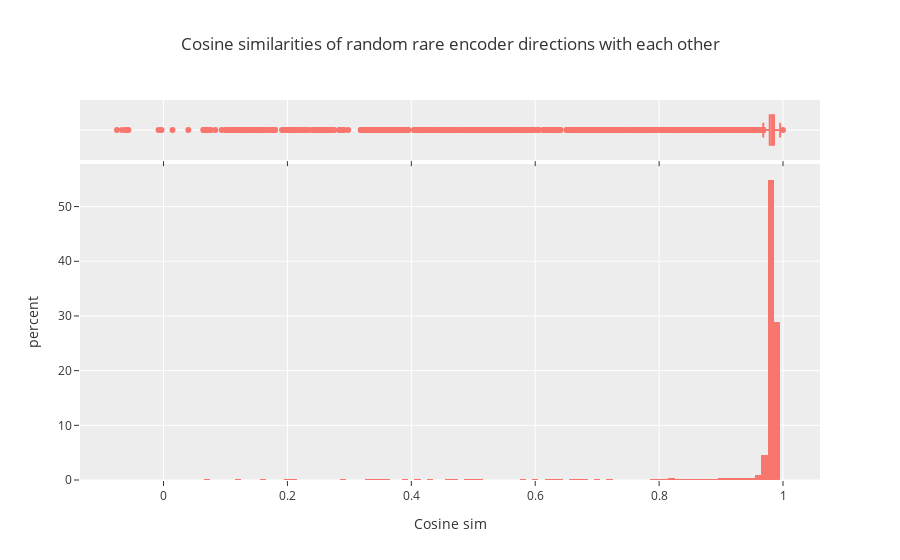

Notebook cell for this chart:
### Code cell
# Get all the rare features
is_rare = feature_probability[0] < 1e-4
rare_encoder_directions = autoencoder.W_enc[0, :, is_rare]
rare_encoder_directions_normalized = rare_encoder_directions / rare_encoder_directions.norm(dim=0, keepdim=True)

# Compute their pairwise cosine similarities & sample randomly from this N*N matrix of similarities
cos_sims_rare = (rare_encoder_directions_normalized.T @ rare_encoder_directions_normalized).flatten()
cos_sims_rare_random_sample = cos_sims_rare[t.randint(0, cos_sims_rare.shape[0], (10000,))]

# Plot results
hist(
    cos_sims_rare_random_sample,
    marginal="box",
    title="Cosine similarities of random rare encoder directions with each other",
    labels={"x": "Cosine sim"},
    histnorm="percent",
    template="ggplot2"
)

### Figure 1 — Plotly figure (JSON) as saved in the notebook; plotly's stock layout.template omitted (floating-point values rounded to 4 significant figures; data arrays with more than 128 entries replaced by an {"elided": "..."} marker saying what was removed)
{"data": [{"alignmentgroup": "True", "bingroup": "x", "histnorm": "percent", "hovertemplate": "Cosine sim=%{x}<br>percent=%{y}<extra></extra>", "legendgroup": "", "marker": {"color": "#F8766D", "pattern": {"shape": ""}}, "name": "", "offsetgroup": "", "orientation": "v", "showlegend": false, "type": "histogram", "x": {"elided": "10000 float values"}, "xaxis": "x", "yaxis": "y"}, {"alignmentgroup": "True", "hovertemplate": "Cosine sim=%{x}<extra></extra>", "legendgroup": "", "marker": {"color": "#F8766D"}, "name": "", "notched": true, "offsetgroup": "", "showlegend": false, "type": "box", "x": {"elided": "10000 float values"}, "xaxis": "x2", "yaxis": "y2"}], "layout": {"autosize": false, "bargap": 0, "barmode": "overlay", "hovermode": "x unified", "legend": {"tracegroupgap": 0}, "modebar": {"add": ["drawline", "drawopenpath", "drawclosedpath", "drawcircle", "drawrect", "eraseshape"]}, "title": {"text": "Cosine similarities of random rare encoder directions with each other"}, "xaxis": {"anchor": "y", "domain": [0, 1], "title": {"text": "Cosine sim"}}, "xaxis2": {"anchor": "y2", "domain": [0, 1], "matches": "x", "showticklabels": false}, "yaxis": {"anchor": "x", "domain": [0, 0.8316], "title": {"text": "percent"}}, "yaxis2": {"anchor": "x2", "domain": [0.8416, 1], "matches": "y2", "showline": false, "showticklabels": false, "ticks": ""}}}
